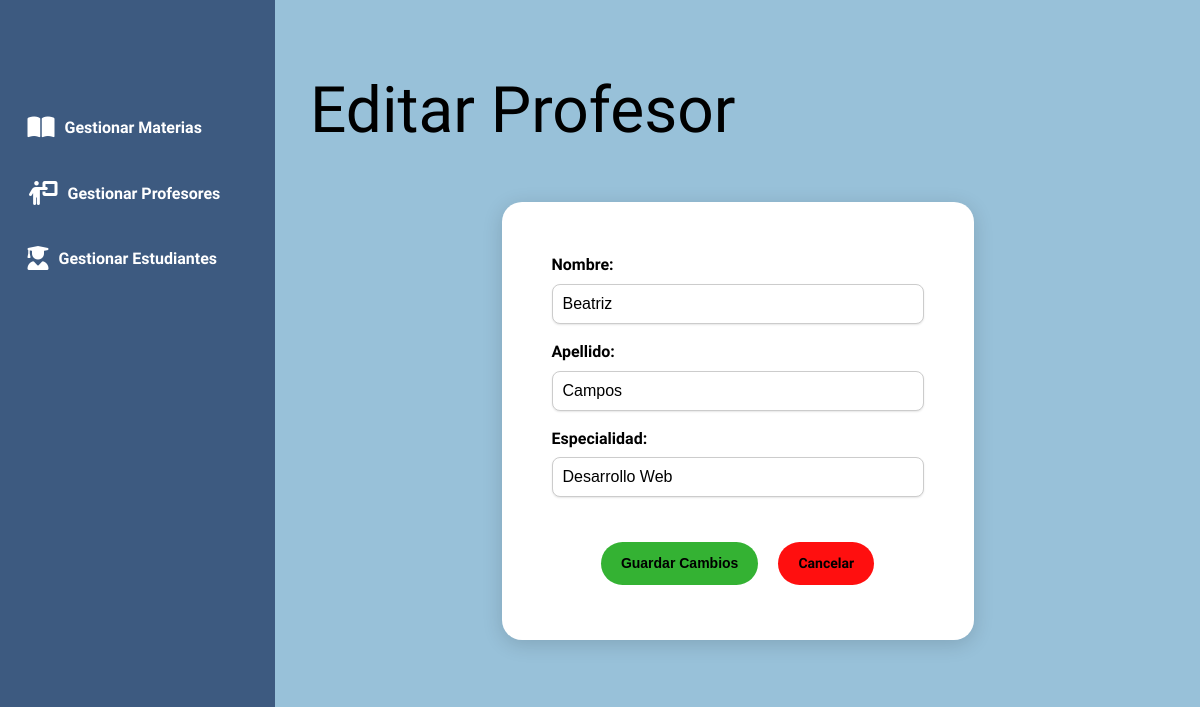
/profesores/editar/2, run on the app's committed database.
### models.py (models this page shows)
class Profesor(Base):
    __tablename__ = 'profesores'
    id = Column(Integer, primary_key=True)
    nombre = Column(String(50), nullable=False)
    apellido = Column(String(50), nullable=False)
    especialidad = Column(String(100))
    is_active = Column(Boolean, default=True, nullable=False)
    materias = relationship("Materia", back_populates="profesor")

### app.py (the view, shortened to what this page needs)
@app.route('/profesores/editar/<int:profesor_id>', methods=['GET', 'POST'])
def editar_profesor(profesor_id):
    profesor = session.query(Profesor).get(profesor_id)
    if not profesor:
        return "Profesor no encontrado", 404
    return render_template('profesor_form.html', profesor=profesor)

### templates/profesor_form.html (shortened to what this page needs)
{% extends "base.html" %}  {% block content %}
<h1>{% if profesor %}Editar{% else %}Añadir Nuevo{% endif %} Profesor</h1>
<div class="form-card">
	<form method="POST">
		<div style="margin-bottom: 15px">
			<label for="nombre">Nombre:</label>
			<input type="text" id="nombre" name="nombre" value="{{ profesor.nombre if profesor else '' }}" required />
		</div>
		<div style="margin-bottom: 15px">
			<label for="apellido">Apellido:</label>
			<input type="text" id="apellido" name="apellido" value="{{ profesor.apellido if profesor else '' }}" required />
		</div>
		<div style="margin-bottom: 20px">
			<label for="especialidad">Especialidad:</label>
			<input type="text" id="especialidad" name="especialidad" value="{{ profesor.especialidad if profesor else '' }}" />
		</div>
		<div class="form-buttons">
			<button type="submit" class="btn btn-accept">Guardar Cambios</button>
			<a href="{{ url_for('lista_profesores') }}" class="btn btn-cancel">Cancelar</a>
		</div>
	</form>
</div>
{% endblock %}

### static/css/styles.css (style rules this page uses)
body { font-family: kadwa, -apple-system, BlinkMacSystemFont, "Segoe UI", Roboto, "Helvetica Neue", Arial, sans-serif; line-height: 1.6; margin: 0; background-color: #98C1D9; color: #000; }
h1, h2, h3, p { font-weight: 100; margin: 0; }
h1 { font-size: 64px; margin-block-start: 20px; }
.form-card form, .inscription-card form { display: flex; flex-direction: column; align-items: center; }
.form-card { display: flex; justify-content: center; width: fit-content; padding: 50px; margin: 40px auto; border-radius: 20px; background-color: #ffffff; box-shadow: 0 4px 20px rgba(0, 0, 0, 0.15); }
.form-card label, .inscription-card label { display: block; font-weight: bold; margin-bottom: 6px; }
.form-card input, .form-card select, .inscription-card select { border-radius: 8px; width: 350px; padding: 10px; font-size: 16px; border: 1px solid #ccc; box-shadow: 0px 1px 2px rgba(0, 0, 0, 0.1); }
.form-buttons { display: flex; gap: 20px; margin-top: 20px; }
.btn { text-decoration: none; cursor: pointer; text-align: center; padding: 8px 12px; border-radius: 50px; color: #000000; }
.btn-accept, .btn-cancel { font-size: 14px; font-weight: bold; padding: 10px 20px; margin-block: 5px; border: none; border-radius: 30px; transition: background-color 0.3s ease; }
.btn-accept { background-color: #34b233; }
.btn-cancel { background-color: #ff0f0f; }

### data on the page
Profesor: nombre "Beatriz", apellido "Campos", especialidad "Desarrollo Web"
